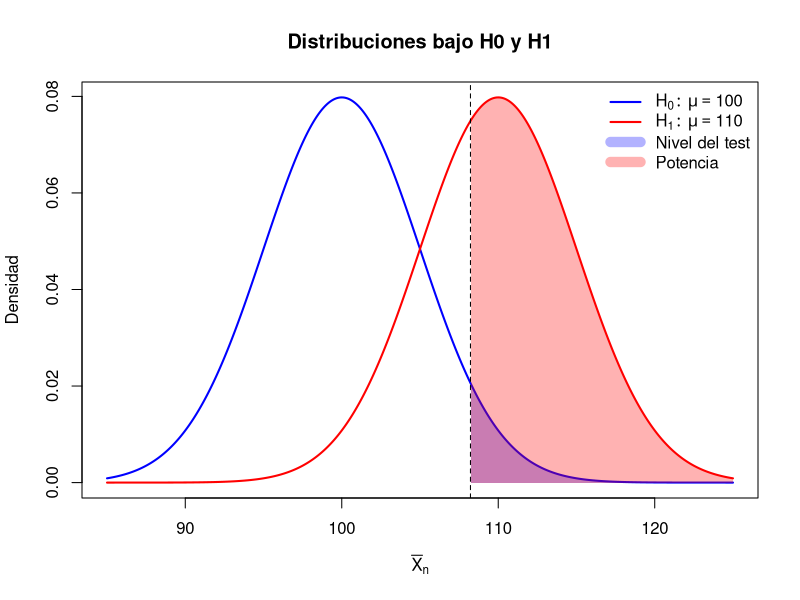
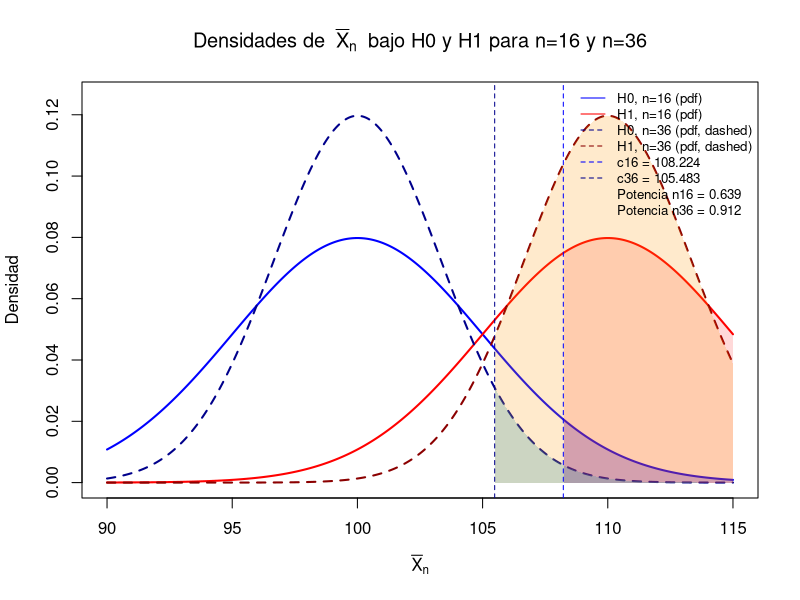

Source code (R) for these figures, in order:
#########Ej 5########

#a

n<- 16
sigma <- 20
mu0 <- 100

test<- function(prom){
  estadistico <- (prom - mu0)*sqrt(n)/sigma
  
  if (estadistico >= 1.645){
    return(1)
  }else{
    return(0)
  }
}



#b

# Parámetros


mu1 <- 110
alpha <- 0.05

# Desvío del promedio
sigma_xbar <- sigma / sqrt(n)

# Punto crítico
c <- mu0 + qnorm(1 - alpha) * sigma_xbar

# Eje de valores
x <- seq(85, 125, length = 1000)

# Densidades
f0 <- dnorm(x, mean = mu0, sd = sigma_xbar)
f1 <- dnorm(x, mean = mu1, sd = sigma_xbar)

# Gráfico base
plot(x, f0, type = "l", lwd = 2, col = "blue",
     ylab = "Densidad", xlab = expression(bar(X)[n]),
     main = "Distribuciones bajo H0 y H1")

lines(x, f1, lwd = 2, col = "red")

# Región crítica (nivel del test)
polygon(c(x[x > c], rev(x[x > c])),
        c(f0[x > c], rep(0, sum(x > c))),
        col = rgb(0, 0, 1, 0.3), border = NA)

# Potencia (bajo H1)
polygon(c(x[x > c], rev(x[x > c])),
        c(f1[x > c], rep(0, sum(x > c))),
        col = rgb(1, 0, 0, 0.3), border = NA)

# Línea vertical del punto crítico
abline(v = c, lty = 2)

# Leyenda
legend("topright",
       legend = c(expression(H[0]:~mu==100), expression(H[1]:~mu==110),
                  "Nivel del test", "Potencia"),
       col = c("blue", "red", rgb(0,0,1,0.3), rgb(1,0,0,0.3)),
       lwd = c(2,2,10,10), bty = "n")


#c

# Parámetros
mu0 <- 100
mu1 <- 110
sigma <- 20
alpha <- 0.05

# Caso n = 16
n1 <- 16
sd_xbar1 <- sigma / sqrt(n1)
c16 <- mu0 + qnorm(1 - alpha) * sd_xbar1

# Caso n = 36
n2 <- 36
sd_xbar2 <- sigma / sqrt(n2)
c36 <- mu0 + qnorm(1 - alpha) * sd_xbar2

# Eje x amplio que cubra ambas distribuciones
x <- seq(90, 115, length = 2000)

# Densidades
f0_n16 <- dnorm(x, mean = mu0, sd = sd_xbar1)  # H0, n=16
f1_n16 <- dnorm(x, mean = mu1, sd = sd_xbar1)  # H1, n=16
f0_n36 <- dnorm(x, mean = mu0, sd = sd_xbar2)  # H0, n=36
f1_n36 <- dnorm(x, mean = mu1, sd = sd_xbar2)  # H1, n=36

# Inicio del gráfico: densidad H0 n=16 (base)
plot(x, f0_n16, type = "l", lwd = 2, col = "blue",
     ylim = c(0, max(f0_n16, f1_n16, f0_n36, f1_n36)*1.05),
     xlab = expression(bar(X)[n]), ylab = "Densidad",
     main = "Densidades de " ~ bar(X)[n] ~ " bajo H0 y H1 para n=16 y n=36")

# Agregar las otras densidades
lines(x, f1_n16, lwd = 2, col = "red")
lines(x, f0_n36, lwd = 2, col = "darkblue", lty = 2)  # H0 n=36 (línea discontinua)
lines(x, f1_n36, lwd = 2, col = "darkred",  lty = 2)  # H1 n=36 (línea discontinua)

# Sombrear región de rechazo y potencia para n=16 (azul claro / rojo claro)
ix16 <- which(x > c16)
polygon(c(x[ix16], rev(x[ix16])),
        c(f0_n16[ix16], rep(0, length(ix16))),
        col = rgb(0,0,1,0.25), border = NA)  # nivel (H0, n=16)
polygon(c(x[ix16], rev(x[ix16])),
        c(f1_n16[ix16], rep(0, length(ix16))),
        col = rgb(1,0,0,0.15), border = NA)  # potencia (H1, n=16)

# Sombrear región de rechazo y potencia para n=36 (otro color semitransparente)
ix36 <- which(x > c36)
polygon(c(x[ix36], rev(x[ix36])),
        c(f0_n36[ix36], rep(0, length(ix36))),
        col = rgb(0,0.6,0.8,0.25), border = NA)   # nivel (H0, n=36)
polygon(c(x[ix36], rev(x[ix36])),
        c(f1_n36[ix36], rep(0, length(ix36))),
        col = rgb(1,0.6,0,0.20), border = NA)     # potencia (H1, n=36)

# Líneas verticales de puntos críticos
abline(v = c16, lty = 2, col = "blue")
abline(v = c36, lty = 2, col = "darkblue")

# Leyenda con valores numéricos
legend("topright",
       legend = c(
         paste0("H0, n=16 (pdf)"),
         paste0("H1, n=16 (pdf)"),
         paste0("H0, n=36 (pdf, dashed)"),
         paste0("H1, n=36 (pdf, dashed)"),
         paste0("c16 = ", round(c16,3)),
         paste0("c36 = ", round(c36,3)),
         paste0("Potencia n16 = ", round(1 - pnorm((c16 - mu1)/sd_xbar1),3)),
         paste0("Potencia n36 = ", round(1 - pnorm((c36 - mu1)/sd_xbar2),3))
       ),
       col = c("blue","red","darkblue","darkred","blue","darkblue","black","black"),
       lty = c(1,1,2,2,2,2,NA,NA), bty = "n", cex = 0.8)




######Ej 6########


#a 

valor_critico <- qt(0.92, 11)

grasa <- c(21, 18, 19, 16, 18, 24, 22, 19, 24, 14, 18, 15)

promedio <- mean(grasa)
s <- sd(grasa)

estadistico <- sqrt(12) *(promedio - 18)/s


